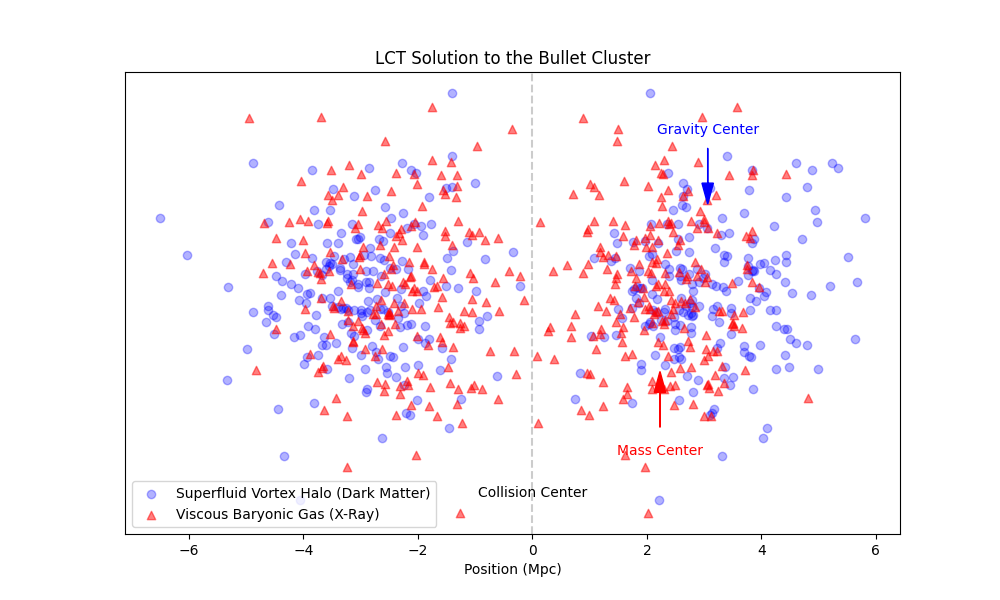

The Python source for this figure:
import numpy as np
import matplotlib.pyplot as plt

def run_bullet_cluster_sim():
    print("LCT Simulation J: The Bullet Cluster (Superfluid Dark Matter)")
    
    # --- Setup Clusters ---
    # Cluster A (Moving Right) and Cluster B (Moving Left)
    num_particles = 200
    
    # 1. Initialize Positions (random clouds)
    # Gas (Baryonic - Red)
    gas_A_x = np.random.normal(-5, 1, num_particles)
    gas_B_x = np.random.normal(5, 1, num_particles)
    gas_y = np.random.normal(0, 1, num_particles)
    
    # Halo (Superfluid Vortex - Blue)
    halo_A_x = np.random.normal(-5, 1, num_particles)
    halo_B_x = np.random.normal(5, 1, num_particles)
    halo_y = np.random.normal(0, 1, num_particles)
    
    # 2. Velocity Setup (Collision Course)
    v_A = 2.0  # Moving Right
    v_B = -2.0 # Moving Left
    
    # 3. Simulate Collision (Time Evolution)
    dt = 0.1
    steps = 40
    
    # Lists to store "final" state for plotting
    final_gas_A = []
    final_gas_B = []
    final_halo_A = []
    final_halo_B = []
    
    # Physics Loop
    for t in range(steps):
        # Update Halos (Superfluid = No Viscosity/Friction)
        halo_A_x += v_A * dt
        halo_B_x += v_B * dt
        
        # Update Gas (Viscous Fluid = Friction/Ram Pressure)
        # Interaction: As they approach x=0, friction increases
        friction_A = 0.0
        friction_B = 0.0
        
        # Simple drag model: if clouds overlap (near x=0), slow down
        center_A = np.mean(gas_A_x)
        center_B = np.mean(gas_B_x)
        dist = abs(center_A - center_B)
        
        if dist < 4.0: # Interaction zone
            drag_factor = 0.15 # Viscosity coeff
            friction_A = -v_A * drag_factor
            friction_B = -v_B * drag_factor
            
        gas_A_x += (v_A + friction_A) * dt
        gas_B_x += (v_B + friction_B) * dt

    # --- Plotting ---
    plt.figure(figsize=(10, 6))
    
    # Plot Halos (The "Dark Matter" - Separated)
    plt.scatter(halo_A_x, halo_y, color='blue', alpha=0.3, label='Superfluid Vortex Halo (Dark Matter)')
    plt.scatter(halo_B_x, halo_y, color='blue', alpha=0.3)
    
    # Plot Gas (The "Visible Matter" - Lagging/Shocked)
    plt.scatter(gas_A_x, gas_y, color='red', marker='^', alpha=0.5, label='Viscous Baryonic Gas (X-Ray)')
    plt.scatter(gas_B_x, gas_y, color='red', marker='^', alpha=0.5)
    
    plt.title("LCT Solution to the Bullet Cluster")
    plt.xlabel("Position (Mpc)")
    plt.yticks([])
    plt.axvline(0, color='black', linestyle='--', alpha=0.2)
    plt.text(0, -3, "Collision Center", ha='center')
    plt.legend()
    
    # Annotations
    plt.arrow(np.mean(halo_A_x), 2, 0, -0.5, color='blue', head_width=0.2)
    plt.text(np.mean(halo_A_x), 2.2, "Gravity Center", color='blue', ha='center')
    
    plt.arrow(np.mean(gas_A_x), -2, 0, 0.5, color='red', head_width=0.2)
    plt.text(np.mean(gas_A_x), -2.4, "Mass Center", color='red', ha='center')
    
    print("Simulation J Complete: Generated bullet_cluster.png")
    plt.savefig('bullet_cluster.png', dpi=300)
    plt.show()

if __name__ == "__main__":
    run_bullet_cluster_sim()
